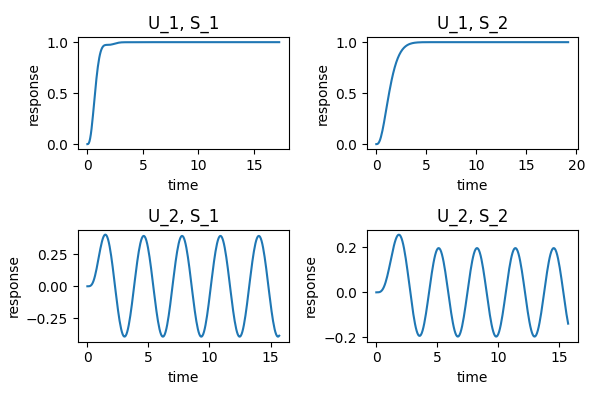

Recreate this plot in Python.
from control import TransferFunction, impulse_response
import matplotlib.pyplot as plt

G = TransferFunction([2], [1, 2])

inputs = [
    TransferFunction([1], [1, 0]),		# Ua
    TransferFunction([1], [1, 0, 4])	# Ub
]

sensors = [
    TransferFunction([4**2], [1, 2*0.5*4, 4**2]),   # S1
    TransferFunction([2**2], [1, 2*0.9*2, 2**2])	# S2
]

figure, axes = plt.subplots(len(inputs), len(sensors), figsize=(6, 4))

i = 0
for U in inputs:
    j = 0
    for S in sensors:
        Ym = S * G * U
        t, y = impulse_response(Ym)
        axes[i][j].plot(t, y)
        axes[i][j].set_xlabel("time")
        axes[i][j].set_ylabel("response")
        axes[i][j].set_title(f"U{i+1}, S{j+1}")
        j += 1
    i += 1

figure.tight_layout()
plt.savefig("q5.png")
plt.show()
